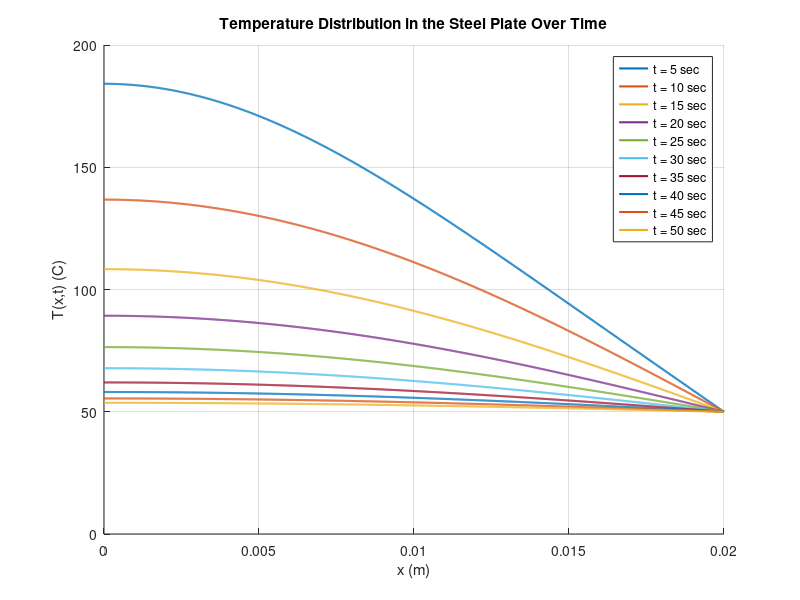

Reproduce this figure in MATLAB.
k = 50;         
rho = 7800;     
c_p = 500;       
alpha = 1.282051e-5; 
a = 0.02;        
T_inf = 50;      
Ti = 200;        
h = 100;        
N = 50;         
x = linspace(0, a, 1000); 
time_intervals = linspace(5, 50, 10); 

lambda_n = zeros(1, N);
for n = 1:N
    fun = @(lambda) tan(lambda * a) - (lambda * k / h);
    lambda_n(n) = fzero(fun, (n * pi) / (2 * a));
end

figure; hold on;
colors = lines(length(time_intervals));
for j = 1:length(time_intervals)
    t = time_intervals(j);
    T = T_inf * ones(size(x)); % Initialize with T_inf
    for n = 1:N
        coeff = (2/a) * integral(@(x) (Ti - T_inf) .* sin(lambda_n(n) * x), 0, a);
        T = T + coeff * exp(-lambda_n(n)^2 * alpha * t) .* cos(lambda_n(n) * x);
    end
    plot(x, T, 'Color', colors(j,:), 'LineWidth', 1.5, 'DisplayName', ['t = ', num2str(t), ' sec']);
end

xlabel('x (m)');
ylabel('T(x,t) (C)');
title('Temperature Distribution in the Steel Plate Over Time');
legend show;
grid on;
